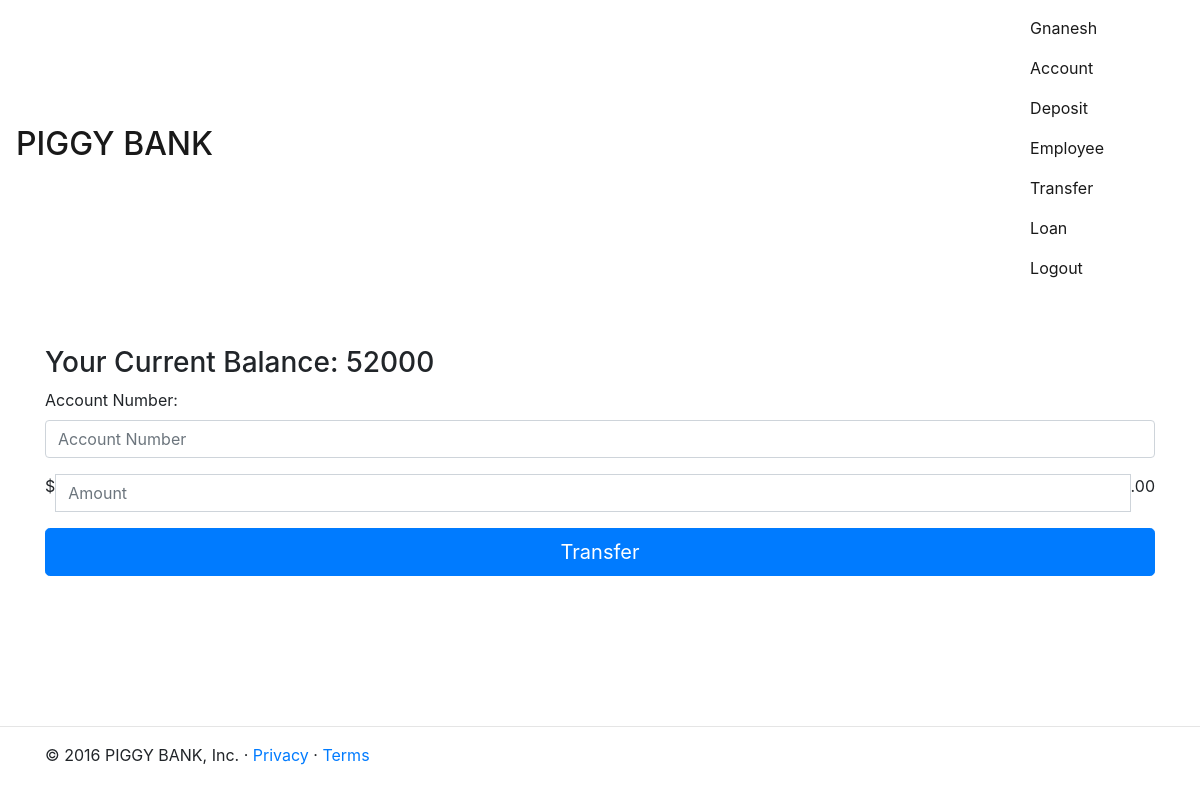
/transfer.php (signed in), run on an earlier commit of the app's database.
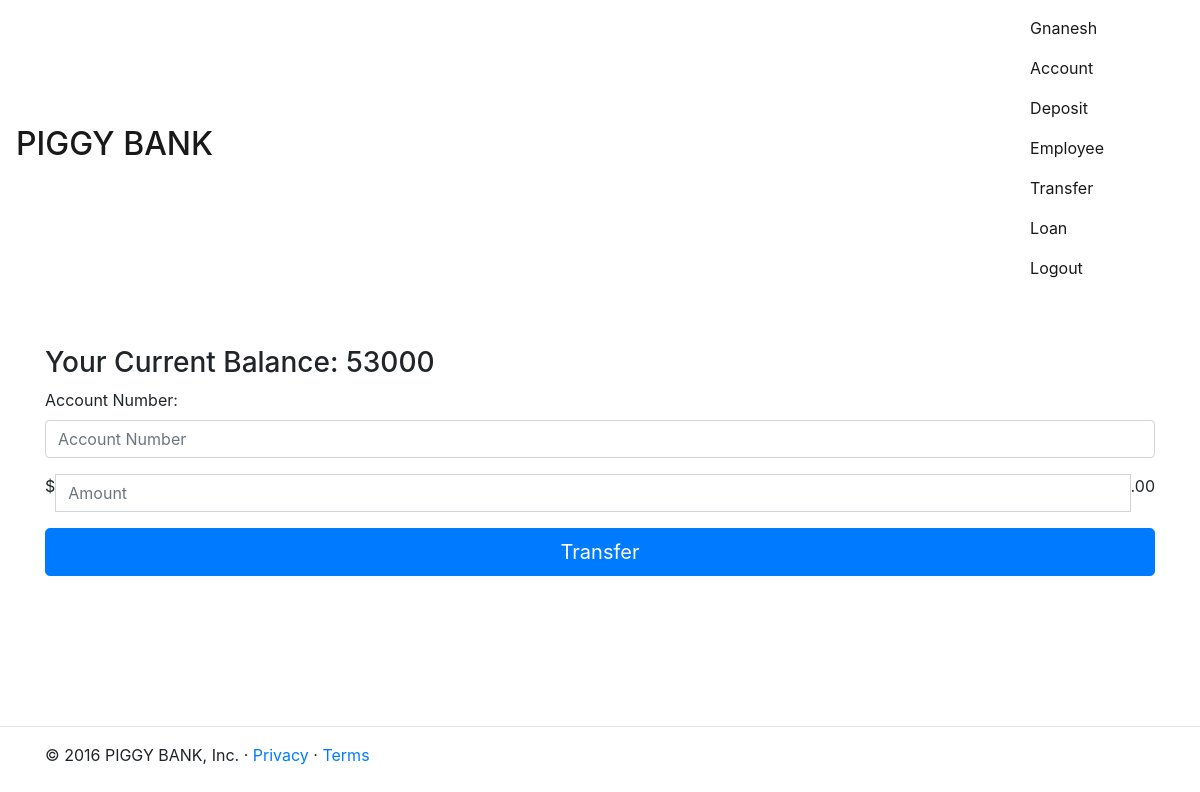
And on a later commit of the database.
### tables this page shows
CREATE TABLE `account` (
  `account_number` int(11) NOT NULL,
  `customer_id` int(11) DEFAULT NULL,
  `balance` int(11) NOT NULL,
  `account_type` varchar(30) DEFAULT NULL,
  PRIMARY KEY (`account_number`)
);

### transfer.php (the view, shortened to what this page needs)
<?php
require('config.php');
require('usr_funcs.php');
if(!isset($_POST['submit_transfer'])){
  ?>
  <div class='container' style='margin-top:50px;'>
    <h3><?php echo "Your Current Balance: ".tranfer_get_balance($_SESSION['valid_user_account_number']); ?></h3>
          <form method='post'>
            <div class="form-group">
              <label for="formGroupExampleInput2">Account Number:</label>
              <input name='account_number' type="text" name='pass2' class="form-control" id="formGroupExampleInput2" placeholder="Account Number"> </div><div class="form-group">
        <div class="input-group">
          <div class="input-group-addon">$</div>
          <input name='amount' type="text" class="form-control" id="exampleInputAmount" placeholder="Amount">
          <div class="input-group-addon">.00</div>
        </div>
      </div>
            <button name='submit_transfer' type="submit" class="btn btn-lg btn-primary btn-block">Transfer</button>
          </form>
        </div>
  <?php
}
?>

What changed in the data, as far as the page shows it:
changed account: balance "52000" → "53000"
